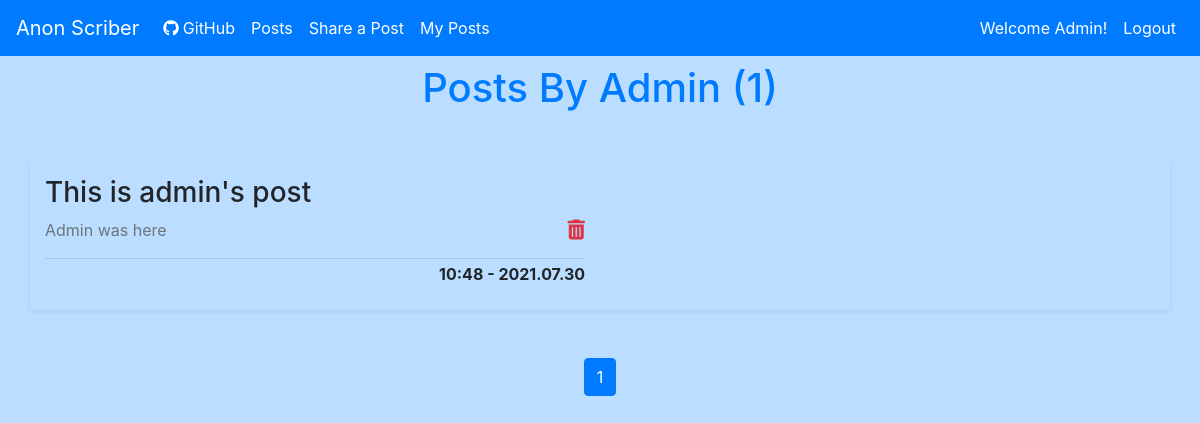
/user/5 (signed in), run on an earlier commit of the app's database.
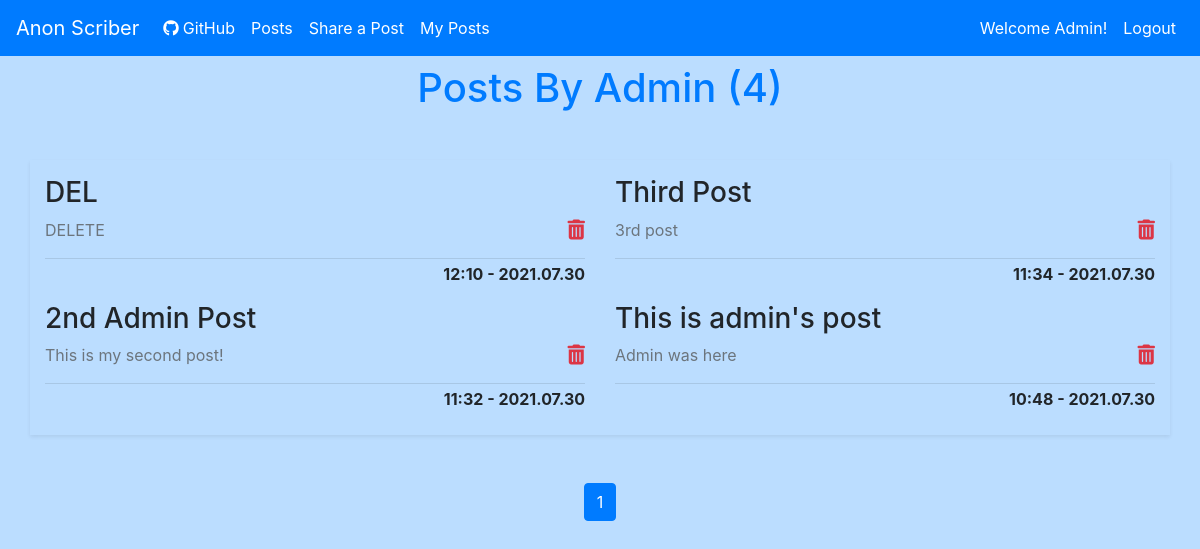
And on a later commit of the database.
### anon_scriber/models.py (models this page shows, shortened)
class Post(db.Model):
    id = db.Column(db.Integer, primary_key=True)
    title = db.Column(db.String(length=60), nullable=False, unique=True)
    post = db.Column(db.String(length=1024), nullable=False, unique=True)
    time_stamp = db.Column(db.DateTime, default=datetime.utcnow)
    user_id = db.Column(db.Integer, db.ForeignKey('user.id'), nullable=False)

### anon_scriber/routes.py (the view)
@app.route('/user/<int:id>', methods=['GET', 'POST'])
@login_required
def user_posts(id):
    page = request.args.get('page', 1, type=int)
    user = User.query.filter_by(id=id).first_or_404()
    posts = Post.query.filter_by(user=user)\
        .order_by(Post.time_stamp.desc())\
        .paginate(page=page, per_page=6) #To get latest records from db
    return render_template("userposts.html", posts=posts, user=user)

### anon_scriber/models.py (called while the page is built)
@login_manager.user_loader
def load_user(user_id):
    return User.query.get(int(user_id))

### anon_scriber/templates/userposts.html (shortened to what this page needs)
{% extends 'base.html' %}
{% block content %}
    <h1 class="mt-2 mb-3 text-center text-primary">Posts By {{ user.username }} ({{ posts.total }})</h1>
    <div class="container mt-5">
        <div class="row blog mb-5 shadow-sm pb-2 pt-3">
            {% for post in posts.items %}
                <div class="col-md-6">
                    <h3> {{ post.title }}
                        <h5> <a class="blog-delete float-right text-danger"
                           href="{{ url_for('delete_post', post_id=post.id) }}"><i class="fas fa-trash-alt"></i></a>
                        </h5>
                    </h3>
                    <p class="blog-description text-secondary">
                        {{ post.post }}
                    </p>
                    <p class="pt-1 blog-time-stamp font-weight-bold float-right">
                        {{ post.time_stamp.strftime('%H:%M - %Y.%m.%d') }}
                    </p>
                    <hr>
                </div>
            {% endfor %}
        </div>
        <div class="row">
            <div class="col-md-12 d-flex justify-content-center">
            {% for page_num in posts.iter_pages(left_edge=1, right_edge=1, left_current=1, right_current=2) %}
                {% if page_num %}
                    {% if posts.page == page_num %}
                        <a class="btn btn-primary mb-4 ml-1 mr-1" href="{{ url_for('shared_posts', page=page_num) }}">{{ page_num }}</a>
                    {% else %}
                        <a class="btn btn-outline-primary mb-4 ml-1 mr-1" href="{{ url_for('shared_posts', page=page_num) }}">{{ page_num }}</a>
                    {% endif %}
                {% else %}
                    <p class="text-primary mt-3 ml-1 mr-1">...</p>
                {% endif %}
            {% endfor %}
            </div>
        </div>
    </div>
{% endblock content %}

What changed in the data, as far as the page shows it:
added Post: title "DEL", post "DELETE", time_stamp "12:10 - 2021.07.30"
added Post: title "Third Post", post "3rd post", time_stamp "11:34 - 2021.07.30"
added Post: title "2nd Admin Post", post "This is my second post!", time_stamp "11:32 - 2021.07.30"
Also different on the page:
{{ posts.total }}: "1" → "4"
